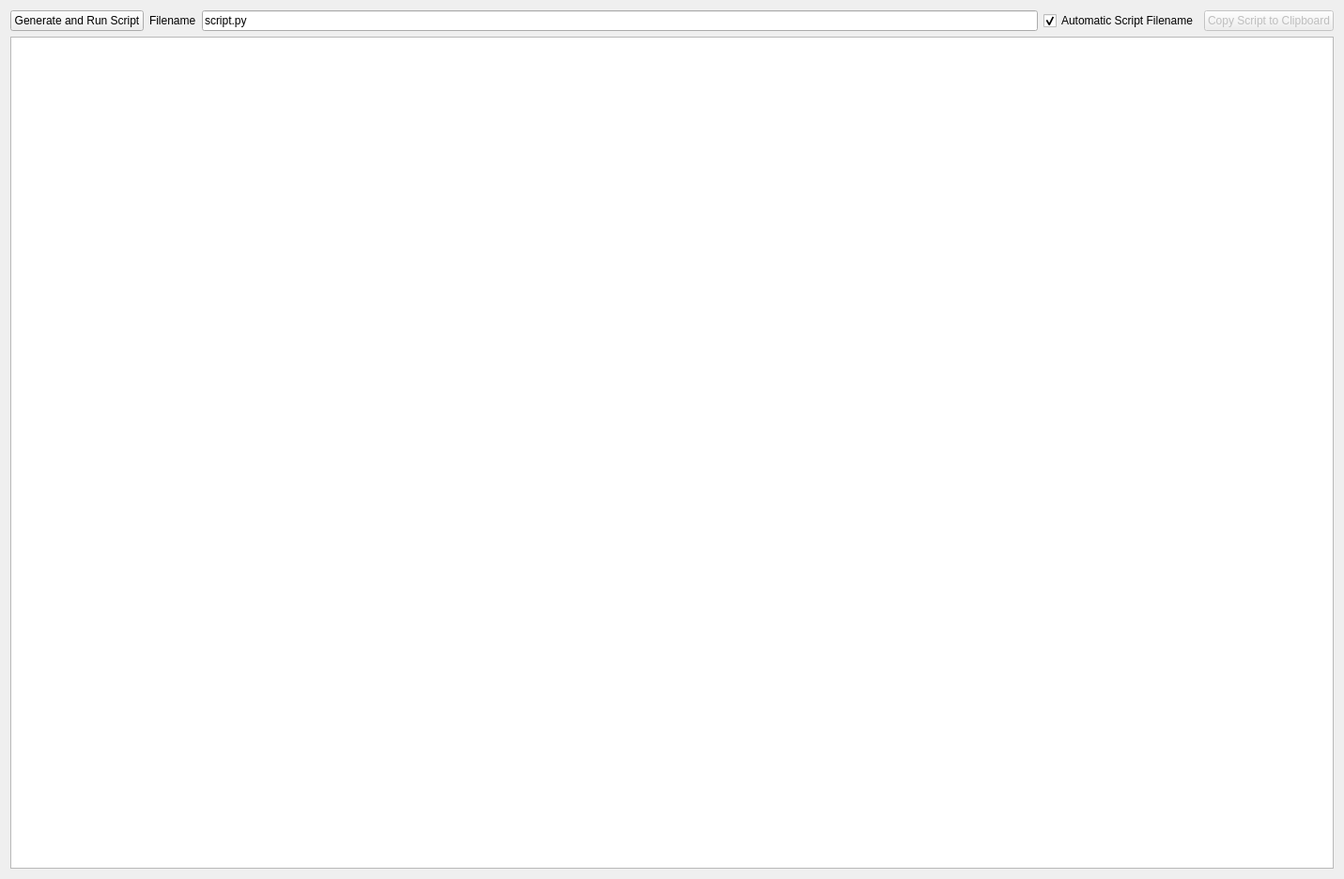
<?xml version="1.0" encoding="UTF-8"?>
<ui version="4.0">
 <class>Form</class>
 <widget class="QWidget" name="Form">
  <property name="geometry">
   <rect>
    <x>0</x>
    <y>0</y>
    <width>1431</width>
    <height>936</height>
   </rect>
  </property>
  <property name="sizePolicy">
   <sizepolicy hsizetype="Expanding" vsizetype="Expanding">
    <horstretch>0</horstretch>
    <verstretch>0</verstretch>
   </sizepolicy>
  </property>
  <property name="windowTitle">
   <string>Form</string>
  </property>
  <layout class="QVBoxLayout" name="verticalLayout">
   <item>
    <layout class="QHBoxLayout" name="horizontalLayout">
     <item>
      <widget class="QPushButton" name="pB_generate_script">
       <property name="text">
        <string>Generate and Run Script</string>
       </property>
      </widget>
     </item>
     <item>
      <widget class="QLabel" name="l_filename">
       <property name="text">
        <string>Filename</string>
       </property>
      </widget>
     </item>
     <item>
      <widget class="QLineEdit" name="lE_filename">
       <property name="text">
        <string>script.py</string>
       </property>
       <property name="readOnly">
        <bool>true</bool>
       </property>
      </widget>
     </item>
     <item>
      <widget class="QCheckBox" name="cB_automatic_name">
       <property name="text">
        <string>Automatic Script Filename</string>
       </property>
       <property name="checked">
        <bool>true</bool>
       </property>
      </widget>
     </item>
     <item>
      <widget class="QPushButton" name="pB_copy_to_clipboard">
       <property name="enabled">
        <bool>false</bool>
       </property>
       <property name="text">
        <string>Copy Script to Clipboard</string>
       </property>
      </widget>
     </item>
    </layout>
   </item>
   <item>
    <widget class="QTextEdit" name="tE_script_output">
     <property name="font">
      <font>
       <family>Courier New</family>
      </font>
     </property>
     <property name="readOnly">
      <bool>true</bool>
     </property>
    </widget>
   </item>
  </layout>
 </widget>
 <resources/>
 <connections/>
</ui>
